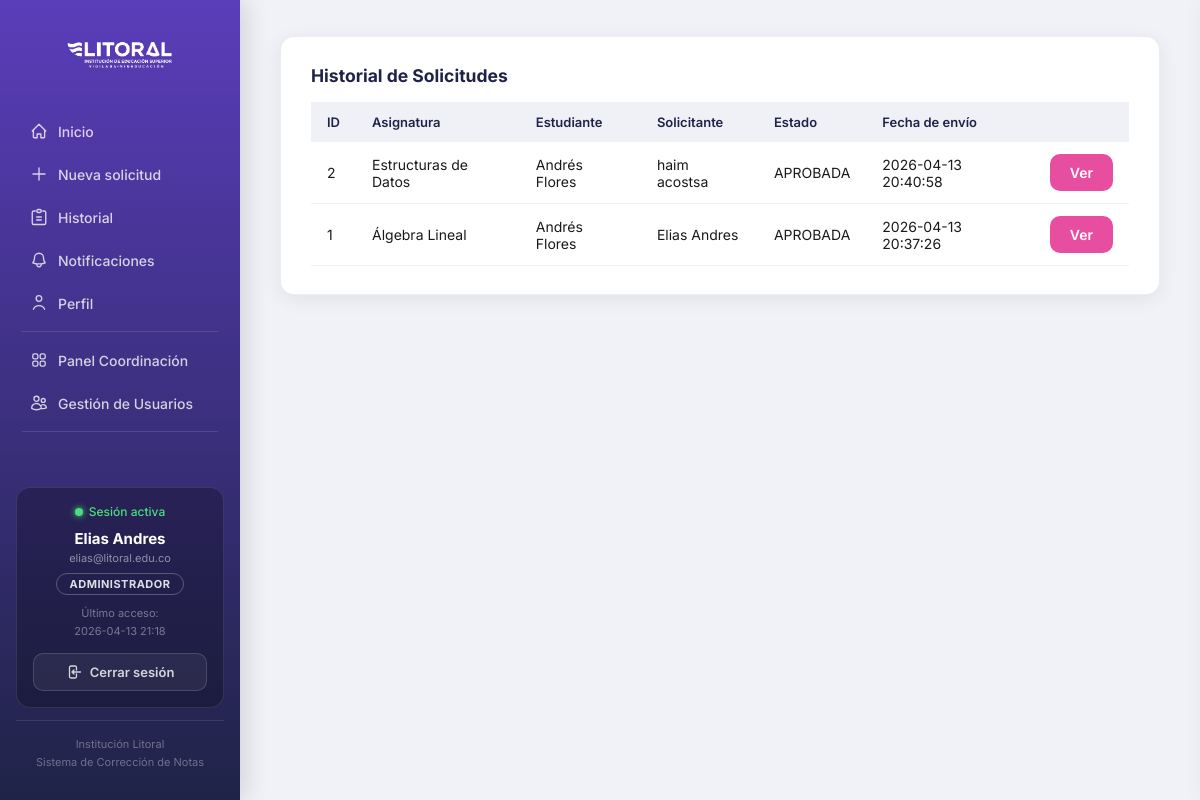
The app's page /public/ver_solicitudes.php (signed in) with its own data.
### tables this page shows
CREATE TABLE `profesores` (
  `profesor_id` int(11) NOT NULL,
  `primer_nombre` varchar(100) NOT NULL,
  `segundo_nombre` varchar(100) DEFAULT NULL,
  `primer_apellido` varchar(100) NOT NULL,
  `segundo_apellido` varchar(100) DEFAULT NULL,
  `email` varchar(200) NOT NULL,
  `password_hash` varchar(255) NOT NULL,
  `rol` enum('ADMINISTRADOR','SOLICITANTE') NOT NULL DEFAULT 'SOLICITANTE',
  `fecha_creacion` datetime NOT NULL DEFAULT current_timestamp(),
  `ultimo_acceso` datetime DEFAULT NULL,
  `foto` varchar(255) DEFAULT NULL,
  `activo` tinyint(1) NOT NULL DEFAULT 1
);

CREATE TABLE `solicitudes` (
  `solicitud_id` int(11) NOT NULL,
  `profesor_solicitante_id` int(11) DEFAULT NULL,
  `tercero_solicitante_id` int(11) DEFAULT NULL,
  `estudiante_id` int(11) NOT NULL,
  `estudiante_documento` varchar(50) DEFAULT NULL,
  `estudiante_semestre` varchar(20) DEFAULT NULL,
  `asignatura_id` int(11) NOT NULL,
  `periodo_academico` varchar(20) NOT NULL,
  `tipo_solicitud` enum('CORRECCION','REPORTE','VALIDACION','SUFICIENCIA','HABILITACION','SUPLETORIOS') NOT NULL DEFAULT 'CORRECCION',
  `corte` enum('PRIMERO','SEGUNDO','TERCERO') NOT NULL,
  `motivo` text DEFAULT NULL,
  `nota_inicial_formativa` decimal(3,2) DEFAULT NULL,
  `nota_inicial_aplicativa` decimal(3,2) DEFAULT NULL,
  `nota_inicial_cognitiva` decimal(3,2) DEFAULT NULL,
  `nota_inicial_letras` varchar(100) DEFAULT NULL,
  `nota_corregida_formativa` decimal(3,2) DEFAULT NULL,
  `nota_corregida_aplicativa` decimal(3,2) DEFAULT NULL,
  `nota_corregida_cognitiva` decimal(3,2) DEFAULT NULL,
  `nota_corregida_letras` varchar(100) DEFAULT NULL,
  `nota_actual` decimal(3,2) DEFAULT NULL,
  `nota_propuesta` decimal(3,2) DEFAULT NULL,
  `justificacion_solicitante` text DEFAULT NULL,
  `estado` enum('PENDIENTE','APROBADA','RECHAZADA') NOT NULL DEFAULT 'PENDIENTE',
  `profesor_revisor_id` int(11) DEFAULT NULL,
  `justificacion_administrador` text DEFAULT NULL,
  `fecha_envio` datetime NOT NULL DEFAULT current_timestamp(),
  `fecha_decision` datetime DEFAULT NULL
);

CREATE TABLE `asignaturas` (
  `asignatura_id` int(11) NOT NULL,
  `nombre` varchar(250) NOT NULL,
  `codigo` varchar(50) NOT NULL,
  `carrera_id` int(11) DEFAULT NULL
);

### src/auth.php (called while the page is built, shortened)
<?php
function isLoggedIn() {
    return isset($_SESSION['user_id']);
}
function currentUser($pdo) {
    $stmt = $pdo->prepare('SELECT profesor_id, CONCAT(primer_nombre, " ", primer_apellido) as nombre, email, rol FROM profesores WHERE profesor_id = ?');
    $stmt->execute([$_SESSION['user_id']]);
    return $stmt->fetch();
}
?>

### src/helpers.php (called while the page is built, shortened)
<?php
function h($s){ return htmlspecialchars($s, ENT_QUOTES, 'UTF-8'); }

### public/ver_solicitudes.php (the view, shortened to what this page needs)
<?php
require_once __DIR__.'/../src/auth.php';
require_once __DIR__.'/../src/solicitudes.php';
if ($user['rol']==='ADMINISTRADOR') {
    $stmt=$pdo->query("SELECT s.*, CONCAT(p.primer_nombre, ' ', p.primer_apellido) as solicitante_nombre, a.nombre as asignatura_nombre, CONCAT(e.primer_nombre, ' ', e.primer_apellido) as estudiante_nombre FROM solicitudes s LEFT JOIN profesores p ON p.profesor_id=s.profesor_solicitante_id JOIN asignaturas a ON a.asignatura_id=s.asignatura_id JOIN estudiantes e ON e.estudiante_id=s.estudiante_id ORDER BY s.fecha_envio DESC");
    $list = $stmt->fetchAll();
} else {
    $list = getSolicitudesPorProfesor($pdo,$user['profesor_id']);
}
include 'header.php';
?>
<div class="card"><h3>Historial de Solicitudes</h3>
<table class="table"><thead><tr><th>ID</th><th>Asignatura</th><th>Estudiante</th><th>Solicitante</th><th>Estado</th><th>Fecha de envío</th><th></th></tr></thead><tbody>
<?php foreach($list as $s): ?>
<tr>
<td><?= $s['solicitud_id'] ?></td>
<td><?= h($s['asignatura_nombre'] ?? '') ?></td>
<td><?= h($s['estudiante_nombre'] ?? '') ?></td>
<td><?= h($s['solicitante_nombre'] ?? '') ?></td>
<td><?= h($s['estado']) ?></td>
<td><?= h($s['fecha_envio']) ?></td>
<td><a class="btn btn-secondary" href="solicitud_detalle.php?id=<?= $s['solicitud_id'] ?>">Ver</a></td>
</tr>
<?php endforeach; ?>
</tbody></table></div>
<?php include 'footer.php'; ?>

### public/header.php (shortened to what this page needs)
<?php
require_once __DIR__ . '/../src/auth.php';
require_once __DIR__ . '/../src/helpers.php';
$user = currentUser($pdo);
$ultimo_acceso = null;
if ($user) {
    $ua = $pdo->prepare("SELECT ultimo_acceso FROM profesores WHERE profesor_id=?");
    $ua->execute([$user['profesor_id']]);
    $ultimo_acceso = $ua->fetchColumn();
}
?>
<!doctype html>
<html lang="es">
<head>
    <link rel="stylesheet" href="css/global.css">
</head>
<body>
<div class="app">
    <aside class="sidebar">
        <div class="logo">
            <img src="img/logo_login.png" alt="Litoral" class="logo-img">
        </div>
        <nav class="nav">
            <?php if ($user): ?>
                <a href="dashboard_profesor.php">
                    <svg width="18" height="18" fill="none" viewBox="0 0 24 24" stroke="currentColor" stroke-width="1.8"><path stroke-linecap="round" stroke-linejoin="round" d="M3 12l9-9 9 9M4.5 10.5V20a1 1 0 001 1h4v-5h5v5h4a1 1 0 001-1v-9.5"/></svg>
                    Inicio
                </a>
                <a href="crear_solicitud.php">
                    <svg width="18" height="18" fill="none" viewBox="0 0 24 24" stroke="currentColor" stroke-width="1.8"><path stroke-linecap="round" stroke-linejoin="round" d="M12 4v16m8-8H4"/></svg>
                    Nueva solicitud
                </a>
                <a href="ver_solicitudes.php">
                    <svg width="18" height="18" fill="none" viewBox="0 0 24 24" stroke="currentColor" stroke-width="1.8"><path stroke-linecap="round" stroke-linejoin="round" d="M9 12h6m-6 4h6M7 4H5a2 2 0 00-2 2v14a2 2 0 002 2h14a2 2 0 002-2V6a2 2 0 00-2-2h-2M9 4a2 2 0 012-2h2a2 2 0 012 2v0a2 2 0 01-2 2h-2a2 2 0 01-2-2z"/></svg>
                    Historial
                </a>
                <a href="#" class="notif-trigger" id="notifBtn">
                    <span style="position:relative; display:flex; align-items:center;">
                    </span>
                    Notificaciones
                </a>
                <a href="perfil.php">
                    <svg width="18" height="18" fill="none" viewBox="0 0 24 24" stroke="currentColor" stroke-width="1.8"><path stroke-linecap="round" stroke-linejoin="round" d="M15.75 6a3.75 3.75 0 11-7.5 0 3.75 3.75 0 017.5 0zM4.5 20.25a8.25 8.25 0 0115 0"/></svg>
                    Perfil
                </a>
                <?php if ($user['rol'] === 'ADMINISTRADOR'): ?>
                    <div class="nav-divider"></div>
                    <a href="dashboard_admin.php">
                        Panel Coordinación
                    </a>
                    <a href="admin_usuarios.php">
                        Gestión de Usuarios
                    </a>
                <?php endif; ?>
                <div class="nav-divider"></div>
            <?php endif; ?>
        </nav>
        <div style="flex:1"></div>
        <?php if ($user): ?>
        <div class="sidebar-user-card">
            <div class="sidebar-user-status">
                <span class="status-dot"></span>
                <span>Sesi&oacute;n activa</span>
            </div>
            <div class="sidebar-user-name"><?= htmlspecialchars($user['nombre'], ENT_QUOTES, 'UTF-8') ?></div>
            <div class="sidebar-user-email"><?= htmlspecialchars($user['email'], ENT_QUOTES, 'UTF-8') ?></div>
            <span class="sidebar-user-rol"><?= $user['rol'] === 'ADMINISTRADOR' ? 'ADMINISTRADOR' : 'DOCENTE' ?></span>
            <?php if ($ultimo_acceso): ?>
            <div class="sidebar-user-acceso">
                <span>&#218;ltimo acceso:</span><br>
                <span><?= date('Y-m-d H:i', strtotime($ultimo_acceso)) ?></span>
            </div>
            <?php endif; ?>
            <a href="logout.php" class="sidebar-logout-btn">
                <svg width="16" height="16" fill="none" viewBox="0 0 24 24" stroke="currentColor" stroke-width="2"><path stroke-linecap="round" stroke-linejoin="round" d="M15.75 9V5.25A2.25 2.25 0 0013.5 3h-6a2.25 2.25 0 00-2.25 2.25v13.5A2.25 2.25 0 007.5 21h6a2.25 2.25 0 002.25-2.25V15M12 9l-3 3m0 0l3 3m-3-3h12.75"/></svg>
                Cerrar sesi&oacute;n
            </a>
        </div>
        <?php endif; ?>
        <div class="footer-note">
            Instituci&oacute;n Litoral<br>Sistema de Correcci&oacute;n de Notas
        </div>
    </aside>
    <main class="main">

### public/footer.php (shortened to what this page needs)
</div>
</body></html>

### public/css/global.css (style rules this page uses)
:root { --primary: #5A3DBA; --primary-dark: #472F99; --secondary: #1F2347; --accent: #E84E9F; --accent-dark: #d13c88; --bg: #F0F2F8; --surface: #FFFFFF; --text: #1A1A1A; --muted: #6F6F6F; --radius: 14px; --shadow: 0 4px 20px rgba(0,0,0,0.07); --shadow-lg: 0 12px 40px rgba(0,0,0,0.12); --border: 1px solid rgba(0,0,0,0.07); }
* { box-sizing: border-box; margin: 0; padding: 0; }
body { font-family: 'Inter', 'Segoe UI', Roboto, sans-serif; background: var(--bg); color: var(--text); font-size: 15px; min-height: 100vh; }
.app { display: flex; min-height: 100vh; }
.sidebar { width: 240px; min-height: 100vh; background: linear-gradient(180deg, var(--primary) 0%, var(--secondary) 100%); padding: 28px 16px; display: flex; flex-direction: column; color: white; position: sticky; top: 0; height: 100vh; overflow-y: auto; box-shadow: 4px 0 24px rgba(0,0,0,0.15); }
.logo { text-align: center; margin-bottom: 32px; }
.logo-img { width: 130px; display: block; margin: 0 auto; filter: brightness(0) invert(1); }
.nav a { text-decoration: none; color: rgba(255,255,255,0.78); padding: 11px 14px; display: flex; align-items: center; gap: 10px; border-radius: 10px; margin-bottom: 3px; font-weight: 500; font-size: 14px; transition: all .15s ease; }
.nav-divider { height: 1px; background: rgba(255,255,255,0.12); margin: 8px 6px; }
.footer-note { font-size: 11px; color: rgba(255,255,255,0.35); text-align: center; line-height: 1.7; padding-top: 14px; border-top: 1px solid rgba(255,255,255,0.1); margin-top: auto; }
.main { flex: 1; padding: 36px 40px; }
.card { background: var(--surface); padding: 28px 30px; border-radius: var(--radius); box-shadow: var(--shadow); margin-bottom: 20px; border: var(--border); transition: box-shadow .2s ease, transform .2s ease; }
.card h3, .card h4 { margin-bottom: 16px; font-weight: 700; color: var(--secondary); }
.btn { padding: 10px 20px; border-radius: 10px; border: none; cursor: pointer; font-weight: 600; font-size: 14px; font-family: inherit; transition: all .15s ease; text-decoration: none !important; display: inline-block; }
.btn-secondary { background: var(--accent); color: white; }
.table { width: 100%; border-collapse: collapse; background: white; }
.table th { background: #F0F1F7; color: var(--secondary); padding: 12px 16px; text-align: left; font-weight: 600; font-size: 13px; }
.table td { padding: 12px 16px; border-bottom: 1px solid #f0f0f5; font-size: 14px; }
.sidebar-user-card { background: rgba(0,0,0,0.25); border: 1px solid rgba(255,255,255,0.1); border-radius: 14px; padding: 16px; margin-bottom: 12px; text-align: center; }
.sidebar-user-status { display: flex; align-items: center; justify-content: center; gap: 6px; font-size: 12px; color: #4ade80; margin-bottom: 10px; font-weight: 500; }
.status-dot { width: 8px; height: 8px; border-radius: 50%; background: #4ade80; box-shadow: 0 0 6px #4ade80; flex-shrink: 0; }
.sidebar-user-name { font-size: 15px; font-weight: 700; color: white; margin-bottom: 3px; }
.sidebar-user-email { font-size: 11px; color: rgba(255,255,255,0.5); margin-bottom: 8px; word-break: break-all; }
.sidebar-user-rol { display: inline-block; padding: 3px 12px; border-radius: 99px; border: 1px solid rgba(255,255,255,0.25); font-size: 11px; font-weight: 700; color: rgba(255,255,255,0.85); letter-spacing: 0.5px; margin-bottom: 10px; }
.sidebar-user-acceso { font-size: 11px; color: rgba(255,255,255,0.4); line-height: 1.6; margin-bottom: 12px; }
.sidebar-logout-btn { display: flex; align-items: center; justify-content: center; gap: 8px; width: 100%; padding: 10px; border-radius: 10px; border: 1px solid rgba(255,255,255,0.15); background: rgba(255,255,255,0.06); color: rgba(255,255,255,0.8); font-size: 13px; font-weight: 600; text-decoration: none !important; transition: all .15s ease; cursor: pointer; }

### records on screen
profesores: email "elias@litoral.edu.co", ultimo_acceso "2026-04-13 21:18"
solicitudes: solicitud_id "2", asignatura.nombre "Estructuras de Datos", estudiante_nombre "Andrés Flores", solicitante_nombre "haim acostsa", estado "APROBADA", fecha_envio "2026-04-13 20:40:58"
solicitudes: solicitud_id "1", asignatura.nombre "Álgebra Lineal", estudiante_nombre "Andrés Flores", solicitante_nombre "Elias Andres", estado "APROBADA", fecha_envio "2026-04-13 20:37:26"

### other values on screen
$user['nombre'] "Elias Andres"
